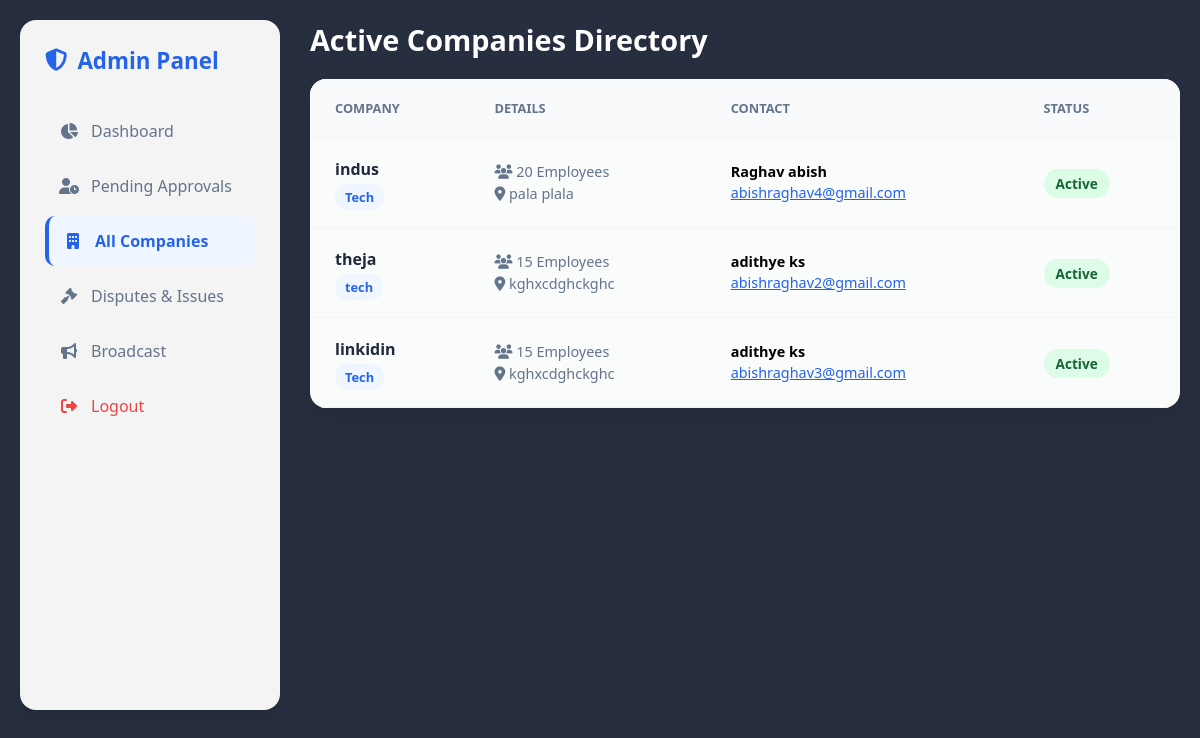
Page /adminp/companies/ on the committed database.
### myapp/models.py (models this page shows, shortened)
class Employer(models.Model):
    company_name = models.CharField(max_length=100)
    company_website = models.CharField(max_length=100)
    company_size = models.CharField(max_length=100)
    company_address = models.CharField(max_length=100)
    industry = models.CharField(max_length=100)
    first_name = models.CharField(max_length=100)
    last_name = models.CharField(max_length=100)
    email = models.EmailField(unique=True)
    password = models.CharField(max_length=100)
    rights = models.CharField(max_length=100, default='new company', null=True)
    verification_doc = models.FileField(upload_to='verification_docs/', null=True, blank=True)
    is_verified = models.BooleanField(default=False)

### myapp/views.py (the view)
# urls.py: path('adminp/companies/', views.company_list, name='company_list'),
def company_list(request):
    companies = Employer.objects.filter(rights='Approved')
    return render(request, 'admin/companies.html', {'com': companies})

### myapp/templates/admin/companies.html (shortened to what this page needs)
<!DOCTYPE html>
<html lang="en">
<head>
    <link rel="stylesheet" href="https://cdnjs.cloudflare.com/ajax/libs/font-awesome/6.4.0/css/all.min.css">
</head>
<body>
    <div class="container">
        <div class="sidebar">
            <div class="brand"><i class="fas fa-shield-alt"></i> Admin Panel</div>
            <a href="{% url 'admin_dashboard' %}" class="menu-item"><i class="fas fa-chart-pie"></i> Dashboard</a>
            <a href="{% url 'new_company' %}" class="menu-item"><i class="fas fa-user-clock"></i> Pending Approvals</a>
            <a href="#" class="menu-item active"><i class="fas fa-building"></i> All Companies</a>
            <a href="{% url 'admin_complaints' %}" class="menu-item"><i class="fas fa-gavel"></i> Disputes & Issues</a>
            <a href="{% url 'admin_send_notification' %}" class="menu-item"><i class="fas fa-bullhorn"></i> Broadcast</a>
            <a href="{% url 'logout' %}" class="menu-item logout"><i class="fas fa-sign-out-alt"></i> Logout</a>
        </div>
        <div class="main-content">
            <div class="header"><h1>Active Companies Directory</h1></div>
            <div class="card">
                <table>
                    <thead><tr><th>Company</th><th>Details</th><th>Contact</th><th>Status</th></tr></thead>
                    <tbody>
                        {% for i in com %}
                        <tr>
                            <td>
                                <div style="font-weight:700; color:#1e293b;">{{ i.company_name }}</div>
                                <div style="margin-top:5px;"><span style="background:#eff6ff; color:#2563eb; padding:4px 10px; border-radius:20px; font-size:0.8rem; font-weight:600;">{{ i.industry }}</span></div>
                            </td>
                            <td>
                                <div style="color:#64748b; font-size:0.9rem;"><i class="fas fa-users"></i> {{ i.company_size }} Employees</div>
                                <div style="color:#64748b; font-size:0.9rem; margin-top:3px;"><i class="fas fa-map-marker-alt"></i> {{ i.company_address|truncatechars:20 }}</div>
                            </td>
                            <td>
                                <div style="font-size:0.9rem;"><strong>{{ i.first_name }} {{ i.last_name }}</strong></div>
                                <a href="mailto:{{ i.email }}" style="color:#2563eb; font-size:0.9rem;">{{ i.email }}</a>
                            </td>
                            <td><span class="status-active">Active</span></td>
                        </tr>
                        {% empty %}
                        <tr><td colspan="4" class="empty-state"><i class="fas fa-building" style="font-size:3rem; margin-bottom:10px;"></i><p>No active companies.</p></td></tr>
                        {% endfor %}
                    </tbody>
                </table>
            </div>
        </div>
    </div>
</body>
</html>

### myapp/templates/admin/companies.html (style rules this page uses)
:root { --primary: #0f172a; --accent: #2563eb; --shadow: 0 10px 15px -3px rgba(0,0,0,0.1); }
body { font-family: 'Segoe UI', sans-serif; margin: 0; padding: 20px; background: linear-gradient(rgba(15, 23, 42, 0.9), rgba(15, 23, 42, 0.9)), url('https://images.unsplash.com/photo-1486406146926-c627a92ad1ab?ixlib=rb-1.2.1&auto=format&fit=crop&w=1600&q=80'); background-size: cover; background-attachment: fixed; min-height: 100vh; }
.container { max-width: 1200px; margin: 0 auto; display: grid; grid-template-columns: 260px 1fr; gap: 30px; }
.sidebar { background: rgba(255, 255, 255, 0.95); backdrop-filter: blur(10px); border-radius: 16px; padding: 25px; height: fit-content; min-height: 80vh; box-shadow: var(--shadow); position: sticky; top: 20px; }
.brand { font-size: 1.4rem; font-weight: 700; color: var(--accent); margin-bottom: 30px; display: flex; align-items: center; gap: 10px; }
.menu-item { display: flex; align-items: center; gap: 12px; padding: 14px; color: #64748b; text-decoration: none; border-radius: 10px; margin-bottom: 5px; font-weight: 500; transition: 0.3s; }
.menu-item.active { background: #eff6ff; color: var(--accent); font-weight: 600; border-left: 4px solid var(--accent); }
.menu-item i { width: 20px; text-align: center; }
.logout { margin-top: auto; color: #ef4444; }
.header h1 { margin: 0; color: white; font-size: 1.8rem; margin-bottom: 20px; }
.card { background: rgba(255, 255, 255, 0.98); border-radius: 16px; box-shadow: var(--shadow); overflow: hidden; animation: slideUp 0.6s ease-out; }
table { width: 100%; border-collapse: collapse; }
th, td { padding: 20px 25px; text-align: left; border-bottom: 1px solid #f1f5f9; }
th { background: #f8fafc; color: #64748b; font-weight: 700; font-size: 0.8rem; text-transform: uppercase; }
.status-active { color: #166534; background: #dcfce7; padding: 5px 12px; border-radius: 20px; font-size: 0.85rem; font-weight: bold; }

### rows in the picture
Employer: company_name "indus", industry "Tech", company_size "20", company_address "pala plala", first_name "Raghav", last_name "abish", email "abishraghav4@gmail.com"
Employer: company_name "theja", industry "tech", company_size "15", company_address "kghxcdghckghc", first_name "adithye", last_name "ks", email "abishraghav2@gmail.com"
Employer: company_name "linkidin", industry "Tech", company_size "15", company_address "kghxcdghckghc", first_name "adithye", last_name "ks", email "abishraghav3@gmail.com"
